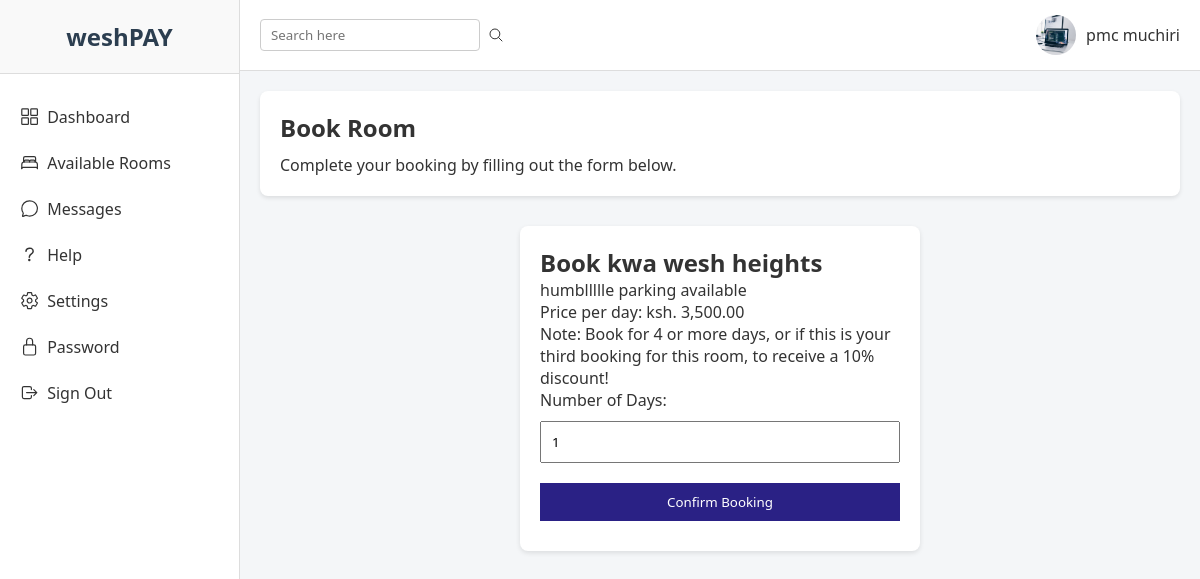
Page /room_details.php?id=5 (signed in) on the committed database.
### tables this page shows
CREATE TABLE `users` (
  `user_id` int(11) NOT NULL,
  `full_name` varchar(100) NOT NULL,
  `profile_picture` varchar(255) DEFAULT NULL,
  `email` varchar(100) NOT NULL,
  `phone` varchar(20) NOT NULL,
  `password_hash` varchar(255) NOT NULL,
  `role` enum('guest','host','admin') NOT NULL DEFAULT 'guest',
  `created_at` timestamp NOT NULL DEFAULT current_timestamp()
);

CREATE TABLE `rooms` (
  `id` int(11) NOT NULL,
  `name` varchar(255) NOT NULL,
  `description` text DEFAULT NULL,
  `price` decimal(10,2) NOT NULL,
  `capacity` int(11) NOT NULL,
  `image` varchar(255) DEFAULT NULL,
  `created_at` timestamp NOT NULL DEFAULT current_timestamp()
);

### public/room_details.php (the view, shortened to what this page needs)
<?php
require_once '../config/db_connect.php';
$user_id = $_SESSION["user_id"];
$room_id = $_GET['id'];
try {
    $stmt = $pdo->prepare("SELECT id, name, price, description FROM rooms WHERE id = ?");
    $stmt->execute([$room_id]);
    $room = $stmt->fetch(PDO::FETCH_ASSOC);
} catch (PDOException $e) {
    die("Error fetching room details: " . $e->getMessage());
}
$stmt = $pdo->prepare("SELECT full_name, profile_picture FROM users WHERE user_id = ?");
$stmt->execute([$user_id]);
$user = $stmt->fetch(PDO::FETCH_ASSOC);
$full_name = $user ? $user["full_name"] : "User";
$profile_picture = $user && !empty($user["profile_picture"])
    ? "../uploads/" . $user["profile_picture"]
    : "../assets/imgs/customer01.jpg";
?>
<!DOCTYPE html>
<html lang="en">
<head>
  <link rel="stylesheet" href="../assets/css/dashboard_new.css">
</head>
<body>
  <aside class="sidebar">
    <div class="sidebar-brand">
      <h2>weshPAY</h2>
    </div>
    <nav class="sidebar-nav">
      <ul>
        <li><a href="dashboard.php"><ion-icon name="grid-outline"></ion-icon> Dashboard</a></li>
        <li><a href="listings.php" class="active"><ion-icon name="bed-outline"></ion-icon> Available Rooms</a></li>
        <li><a href="#"><ion-icon name="chatbubble-outline"></ion-icon> Messages</a></li>
        <li><a href="#"><ion-icon name="help-outline"></ion-icon> Help</a></li>
        <li><a href="#"><ion-icon name="settings-outline"></ion-icon> Settings</a></li>
        <li><a href="#"><ion-icon name="lock-closed-outline"></ion-icon> Password</a></li>
        <li><a href="logout.php"><ion-icon name="log-out-outline"></ion-icon> Sign Out</a></li>
      </ul>
    </nav>
  </aside>
  <div class="main-content">
    <header class="header">
      <div class="header-search">
        <input type="text" placeholder="Search here" />
        <ion-icon name="search-outline"></ion-icon>
      </div>
      <div class="header-user">
        <img src="<?php echo htmlspecialchars($profile_picture); ?>" alt="User Profile">
        <span><?php echo htmlspecialchars($full_name); ?></span>
      </div>
    </header>
    <section class="overview">
      <div class="welcome-card">
        <h1>Book Room</h1>
        <p>Complete your booking by filling out the form below.</p>
      </div>
      <div class="booking-form">
        <h2>Book <?php echo htmlspecialchars($room['name']); ?></h2>
        <p><?php echo htmlspecialchars($room['description']); ?></p>
        <p>Price per day: ksh. <?php echo number_format($room['price'], 2); ?></p>
        <p>Note: Book for 4 or more days, or if this is your third booking for this room, to receive a 10% discount!</p>
        <form method="POST" action="">
          <label for="days">Number of Days:</label>
          <input type="number" id="days" name="days" min="1" value="1" required>
          <button type="submit">Confirm Booking</button>
        </form>
      </div>
    </section>
    <?php include '../includes/navbarroot.php'; ?>
</body>
</html>

### assets/css/dashboard_new.css (style rules this page uses)
* { box-sizing: border-box; margin: 0; padding: 0; font-family: "Segoe UI", Tahoma, Geneva, Verdana, sans-serif; }
body { background: #f4f6f8; color: #333; display: flex; }
.sidebar { width: 240px; background: #fff; border-right: 1px solid #ddd; min-height: 100vh; display: flex; flex-direction: column; align-items: center; }
.sidebar-brand { text-align: center; padding: 20px 0; width: 100%; background: #f9f9f9; border-bottom: 1px solid #ddd; }
.sidebar-brand h2 { color: #2c3e50; font-size: 1.5rem; }
.sidebar-nav { width: 100%; margin-top: 20px; }
.sidebar-nav ul { list-style: none; }
.sidebar-nav li { width: 100%; }
.sidebar-nav a { display: flex; align-items: center; padding: 12px 20px; color: #333; text-decoration: none; transition: background 0.3s; }
.sidebar-nav ion-icon { margin-right: 10px; font-size: 1.2rem; }
.main-content { flex: 1; display: flex; flex-direction: column; }
.header { display: flex; justify-content: space-between; align-items: center; background: #fff; padding: 15px 20px; border-bottom: 1px solid #ddd; }
.header-search { display: flex; align-items: center; gap: 8px; }
.header-search input { padding: 6px 10px; border: 1px solid #ccc; border-radius: 4px; }
.header-user { display: flex; align-items: center; gap: 10px; }
.header-user img { width: 40px; height: 40px; border-radius: 50%; object-fit: cover; }
.overview { padding: 20px; background: #f4f6f8; }
.welcome-card { background: #fff; padding: 20px; border-radius: 8px; margin-bottom: 20px; box-shadow: 0 2px 4px rgba(0,0,0,0.1); }
.welcome-card h1 { margin-bottom: 10px; }
.sidebar { width: 240px; background: #fff; border-right: 1px solid #ddd; min-height: 100vh; display: flex; flex-direction: column; }
.sidebar-brand { padding: 20px; border-bottom: 1px solid #ddd; text-align: center; }
.sidebar-brand h2 { margin: 0; }
.sidebar-nav ul { list-style: none; padding: 0; margin: 0; }
.sidebar-nav li a { display: flex; align-items: center; padding: 12px 20px; text-decoration: none; color: #333; transition: background 0.3s; }
.sidebar-nav ion-icon { margin-right: 8px; font-size: 1.2rem; }
.overview { padding: 20px; background: #f4f6f8; flex: 1; }

### public/room_details.php (style rules this page uses)
.booking-form { max-width: 400px; margin: 30px auto; background: #fff; padding: 20px; border-radius: 8px; box-shadow: 0 2px 5px rgba(0,0,0,0.1); }
.booking-form input[type="number"], .booking-form button { width: 100%; padding: 10px; margin: 10px 0; }
.booking-form button { background-color: #2a2185; color: #fff; border: none; cursor: pointer; }

### rows in the picture
users: profile_picture (picture), full_name "pmc muchiri"
rooms: name "kwa wesh heights", description "humbllllle parking available", price "3,500.00"
